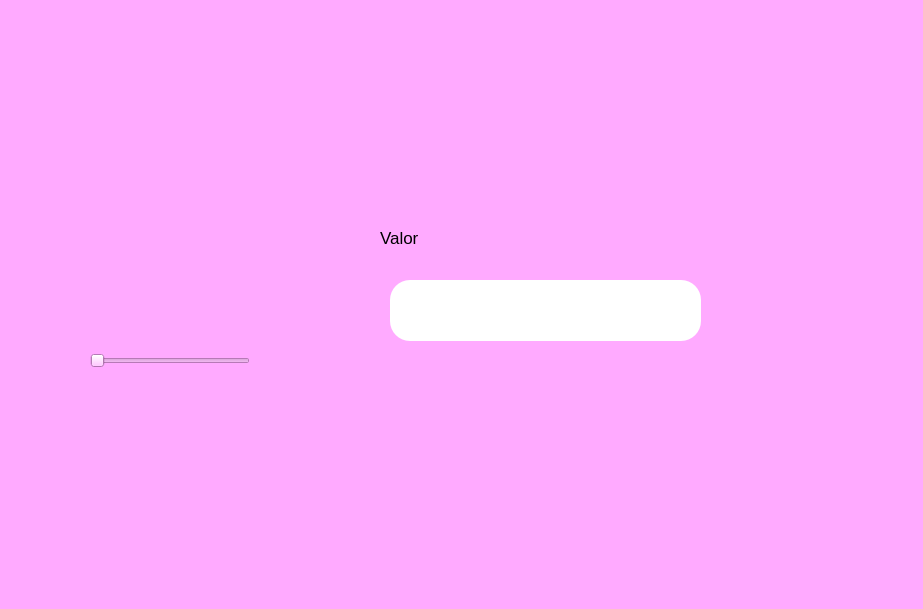
<?xml version="1.0" encoding="UTF-8"?>
<ui version="4.0">
 <class>MainWindow</class>
 <widget class="QMainWindow" name="MainWindow">
  <property name="geometry">
   <rect>
    <x>0</x>
    <y>0</y>
    <width>923</width>
    <height>609</height>
   </rect>
  </property>
  <property name="windowTitle">
   <string>MainWindow</string>
  </property>
  <property name="styleSheet">
   <string notr="true">background-color: rgb(255, 170, 255);</string>
  </property>
  <widget class="QWidget" name="centralwidget">
   <widget class="QLabel" name="label">
    <property name="geometry">
     <rect>
      <x>710</x>
      <y>380</y>
      <width>191</width>
      <height>171</height>
     </rect>
    </property>
    <property name="styleSheet">
     <string notr="true"/>
    </property>
    <property name="text">
     <string/>
    </property>
    <property name="pixmap">
     <pixmap resource="../Archivos/Resources/resource.qrc">:/logos/equipo.png</pixmap>
    </property>
    <property name="scaledContents">
     <bool>true</bool>
    </property>
   </widget>
   <widget class="QLabel" name="label_2">
    <property name="geometry">
     <rect>
      <x>740</x>
      <y>20</y>
      <width>161</width>
      <height>181</height>
     </rect>
    </property>
    <property name="styleSheet">
     <string notr="true"/>
    </property>
    <property name="text">
     <string/>
    </property>
    <property name="pixmap">
     <pixmap resource="../Archivos/Resources/resource.qrc">:/Ejercicios/Urgente.png</pixmap>
    </property>
    <property name="scaledContents">
     <bool>true</bool>
    </property>
   </widget>
   <widget class="QLabel" name="label_3">
    <property name="geometry">
     <rect>
      <x>20</x>
      <y>10</y>
      <width>161</width>
      <height>181</height>
     </rect>
    </property>
    <property name="styleSheet">
     <string notr="true"/>
    </property>
    <property name="text">
     <string/>
    </property>
    <property name="pixmap">
     <pixmap resource="../Archivos/Resources/resource.qrc">:/logos/Finalizada.jpg</pixmap>
    </property>
    <property name="scaledContents">
     <bool>true</bool>
    </property>
   </widget>
   <widget class="QLabel" name="label_4">
    <property name="geometry">
     <rect>
      <x>380</x>
      <y>230</y>
      <width>55</width>
      <height>16</height>
     </rect>
    </property>
    <property name="font">
     <font>
      <pointsize>13</pointsize>
     </font>
    </property>
    <property name="text">
     <string>Valor</string>
    </property>
   </widget>
   <widget class="QLineEdit" name="txt_valor">
    <property name="geometry">
     <rect>
      <x>390</x>
      <y>280</y>
      <width>311</width>
      <height>61</height>
     </rect>
    </property>
    <property name="font">
     <font>
      <pointsize>24</pointsize>
     </font>
    </property>
    <property name="styleSheet">
     <string notr="true">background-color: rgb(255, 255, 255);
border-radius:20px;</string>
    </property>
   </widget>
   <widget class="QSlider" name="horizontalSlider">
    <property name="geometry">
     <rect>
      <x>90</x>
      <y>350</y>
      <width>160</width>
      <height>22</height>
     </rect>
    </property>
    <property name="orientation">
     <enum>Qt::Horizontal</enum>
    </property>
   </widget>
  </widget>
  <widget class="QMenuBar" name="menubar">
   <property name="geometry">
    <rect>
     <x>0</x>
     <y>0</y>
     <width>923</width>
     <height>21</height>
    </rect>
   </property>
  </widget>
  <widget class="QStatusBar" name="statusbar"/>
 </widget>
 <resources>
  <include location="../Archivos/Resources/resource.qrc"/>
 </resources>
 <connections/>
</ui>
